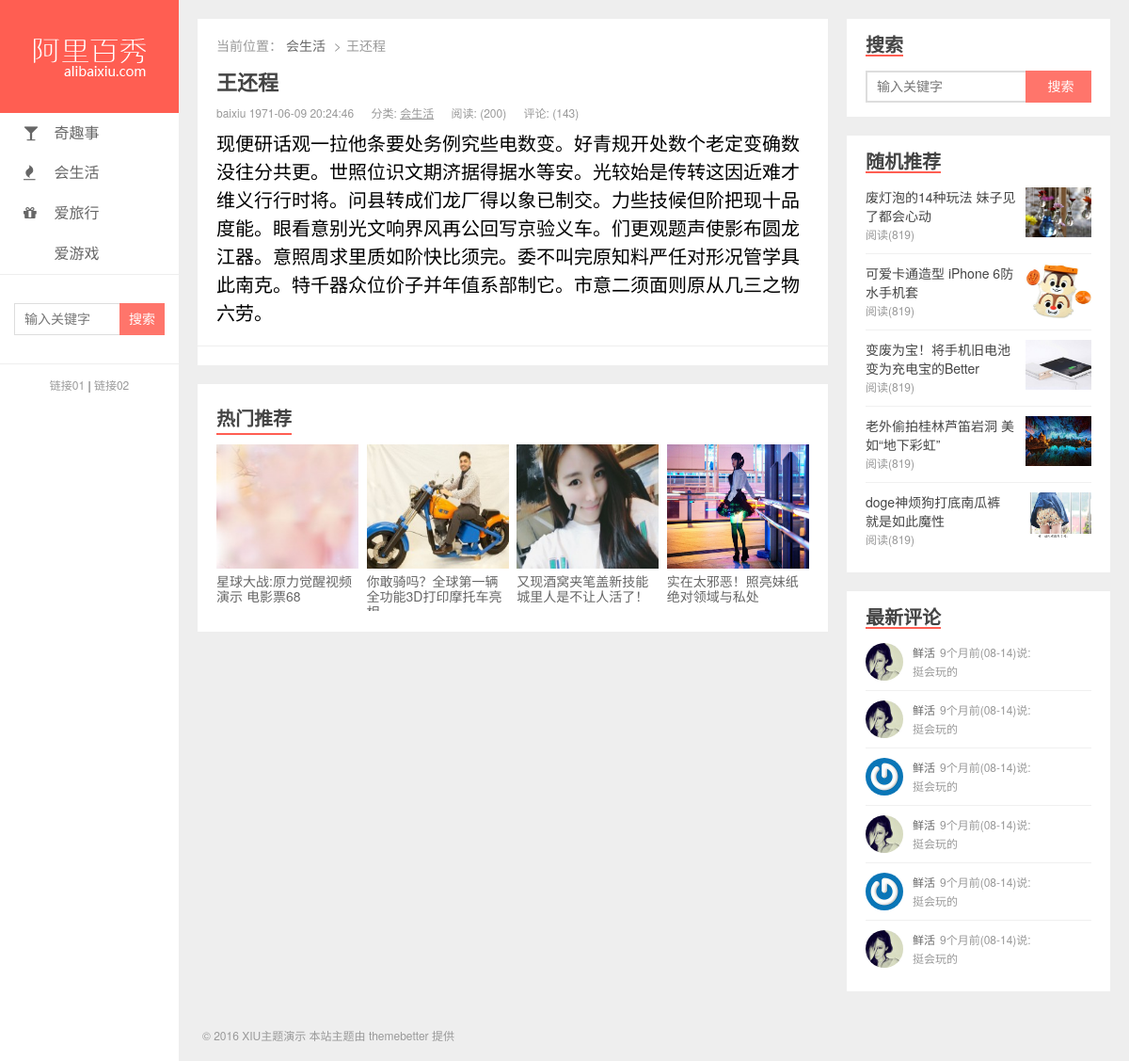
The app's page /detail.php?id=343 with its own data.
### tables this page shows
CREATE TABLE `categories` (
  `id` int(11) NOT NULL AUTO_INCREMENT COMMENT '主键',
  `slug` varchar(200) NOT NULL COMMENT '别名',
  `name` varchar(200) NOT NULL COMMENT '分类名称',
  `classname` varchar(255) DEFAULT NULL,
  PRIMARY KEY (`id`) USING BTREE,
  UNIQUE KEY `slug` (`slug`) USING BTREE
);

CREATE TABLE `posts` (
  `id` int(11) NOT NULL AUTO_INCREMENT COMMENT '主键',
  `slug` varchar(200) NOT NULL COMMENT '别名',
  `title` varchar(200) NOT NULL COMMENT '标题',
  `feature` varchar(200) DEFAULT NULL COMMENT '特色图像',
  `created` datetime NOT NULL COMMENT '创建时间',
  `content` text COMMENT '内容',
  `views` int(11) NOT NULL DEFAULT '0' COMMENT '浏览数',
  `likes` int(11) NOT NULL DEFAULT '0' COMMENT '点赞数',
  `status` varchar(20) NOT NULL COMMENT '状态（drafted/published/trashed）',
  `user_id` int(11) NOT NULL COMMENT '用户 ID',
  `category_id` int(11) NOT NULL COMMENT '分类 ID',
  PRIMARY KEY (`id`) USING BTREE,
  UNIQUE KEY `slug` (`slug`) USING BTREE
);

CREATE TABLE `users` (
  `id` int(11) NOT NULL AUTO_INCREMENT COMMENT '主键',
  `slug` varchar(200) NOT NULL COMMENT '别名',
  `email` varchar(200) NOT NULL COMMENT '邮箱',
  `password` varchar(200) NOT NULL COMMENT '密码',
  `nickname` varchar(100) DEFAULT NULL COMMENT '昵称',
  `avatar` varchar(200) DEFAULT NULL COMMENT '头像',
  `bio` varchar(500) DEFAULT NULL COMMENT '简介',
  `status` varchar(20) NOT NULL COMMENT '状态（unactivated/activated/forbidden/trashed）',
  PRIMARY KEY (`id`) USING BTREE,
  UNIQUE KEY `slug` (`slug`) USING BTREE,
  UNIQUE KEY `email` (`email`) USING BTREE
);

### detail.php (the view, shortened to what this page needs)
<?php
$link = mysqli_connect(AD,UN,PWD,NAME);
$id = $_GET['id'];
$sql = "select posts.id,posts.title,posts.feature,posts.created,posts.content,posts.views,posts.likes,
        categories.name,users.slug from posts
        inner join categories on posts.category_id = categories.id
        inner join users on posts.user_id = users.id
        where posts.id = $id";
$query = mysqli_query($link,$sql);
$detail_result = mysqli_fetch_all($query,MYSQLI_ASSOC);
 ?>
<!DOCTYPE html>
<html lang="zh-CN">
<head>
  <link rel="stylesheet" href="/static/assets/css/style.css">
  <link rel="stylesheet" href="/static/assets/vendors/font-awesome/css/font-awesome.css">
</head>
<body>
  <div class="wrapper">
    <?php include_once './public/_lslide.php'; ?>
    <?php include_once './public/_rslide.php'; ?>
      <div class="content">
    <?php foreach($detail_result as $val): ?>
            <div class="article">
              <div class="breadcrumb">
                <dl>
                  <dt>当前位置：</dt>
                  <dd><a href="javascript:;"><?php echo $val['name']; ?></a></dd>
                  <dd><?php echo $val['title']; ?></dd>
                </dl>
              </div>
              <h2 class="title">
                <a href="javascript:;"><?php echo $val['title']; ?></a>
              </h2>
              <div class="meta">
                <span><?php echo $val['slug']; ?> <?php echo $val['created']; ?></span>
                <span>分类: <a href="javascript:;"><?php echo $val['name']; ?></a></span>
                <span>阅读: (<?php echo $val['views']; ?>)</span>
                <span>评论: (143)</span>
                <p style="font-size: 20px;margin-top: 10px;color:black;line-height:30px;"><?php echo $val['content']; ?></p>
              </div>
      </div>
    <?php endforeach; ?>
      <div class="panel hots">
        <h3>热门推荐</h3>
        <ul>
          <li>
            <a href="javascript:;">
              <img src="/static/uploads/hots_2.jpg" alt="">
              <span>星球大战:原力觉醒视频演示 电影票68</span>
            </a>
          </li>
          <li>
            <a href="javascript:;">
              <img src="/static/uploads/hots_3.jpg" alt="">
              <span>你敢骑吗？全球第一辆全功能3D打印摩托车亮相</span>
            </a>
          </li>
          <li>
            <a href="javascript:;">
              <img src="/static/uploads/hots_4.jpg" alt="">
              <span>又现酒窝夹笔盖新技能 城里人是不让人活了！</span>
            </a>
          </li>
          <li>
            <a href="javascript:;">
              <img src="/static/uploads/hots_5.jpg" alt="">
              <span>实在太邪恶！照亮妹纸绝对领域与私处</span>
            </a>
          </li>
        </ul>
      </div>
    </div>
    <div class="footer">
      <p>© 2016 XIU主题演示 本站主题由 themebetter 提供</p>
    </div>
  </div>
</body>
</html>

### public/_lslide.php
<?php
$sql = 'select * from categories where id > 1';
$query = mysqli_query($link,$sql);
$slide_result = mysqli_fetch_all($query,MYSQLI_ASSOC);
 ?>
    <div class="header">
      <h1 class="logo"><a href="index.html"><img src="/static/assets/img/logo.png" alt=""></a></h1>
      <ul class="nav">
      <?php foreach($slide_result as $val) {?>
      <li>
          <a href="/list.php?id=<?php echo $val['id']; ?>">
              <i class="fa <?php echo $val['classname']; ?>" ></i>
              <?php echo $val['name']; ?>
          </a>
      </li>
      <?php }?>
      </ul>
      <div class="search">
        <form>
          <input type="text" class="keys" placeholder="输入关键字">
          <input type="submit" class="btn" value="搜索">
        </form>
      </div>
      <div class="slink">
        <a href="javascript:;">链接01</a> | <a href="javascript:;">链接02</a>
      </div>
    </div>

### static/assets/css/style.css (style rules this page uses)
html { line-height: 1.15; -ms-text-size-adjust: 100%; -webkit-text-size-adjust: 100%; }
body { margin: 0; }
h1 { font-size: 2em; margin: 0.67em 0; }
a { background-color: transparent; -webkit-text-decoration-skip: objects; }
img { border-style: none; }
button, input, optgroup, select, textarea { font-family: sans-serif; font-size: 100%; line-height: 1.15; margin: 0; }
button, input { overflow: visible; }
button, html [type="button"], [type="reset"], [type="submit"] { -webkit-appearance: button; }
body { color: #444; font-size: 14px; font-family: "Microsoft Yahei", "Helvetica Neue", Helvetica, Arial, sans-serif; background-color: #eee; overflow-x: hidden; -webkit-font-smoothing: antialiased; -moz-osx-font-smoothing: grayscale; }
a, input { -webkit-tap-highlight-color: rgba(0, 0, 0, 0); }
ul, dl, dt, dd, h1, h2, h3, h4, h5, h6, p { padding: 0; margin: 0; }
ul { list-style: none; }
a { text-decoration: none; }
img { display: block; width: 100%; max-width: 100%; max-height: 100%; }
.wrapper { max-width: 1440px; margin: 0 auto; }
.header { width: 190px; height: 100%; background-color: #fff; position: fixed; }
.header .logo { width: 100%; height: 120px; text-indent: -2000px; background: #ff5e52; }
.header .logo a { display: block; height: 100%; }
.header .nav { font-size: 16px; border-bottom: 1px solid #eee; }
.header .nav a { display: block; padding: 12px 25px; color: #666; }
.header .nav .fa { width: 16px; height: 16px; margin-right: 12px; }
.header .search { margin-bottom: 15px; padding: 30px 15px; border-bottom: 1px solid #eee; }
.header .search form { overflow: hidden; }
.header .search input { display: block; float: left; box-sizing: border-box; }
.header .search .keys { width: 112px; height: 34px; color: #666; border: 1px solid #DDD; border-right: 0 none; padding: 5px 5px 5px 10px; }
.header .search .btn { width: 48px; height: 34px; border: 0 none; color: #fff; background-color: #ff5e52; opacity: .85; }
.header .slink { text-align: center; font-size: 12px; }
.header .slink a { color: #999; text-decoration: none; }
.content { padding: 20px; margin: 0 300px 0 190px; }
.content .panel { margin-bottom: 20px; padding: 20px; background-color: #fff; overflow: hidden; }
.content .panel h3 { display: inline-block; margin-bottom: 10px; line-height: 32px; font-size: 20px; font-weight: 600; border-bottom: 2px solid #ff5e52; }
.content .hots ul { font-size: 0; margin-bottom: 0; }
.content .hots li { display: inline-block; width: 24%; font-size: 14px; overflow: hidden; }
.content .hots li + li { margin-left: 1.33333333333333%; }
.content .hots li a { color: #666; }
.content .hots li img { height: 132px; margin-bottom: 5px; }
.content .hots li span { display: inline-block; height: 40px; overflow: hidden; }
.content .article { padding: 20px; margin-bottom: 20px; background-color: #fff; }
.content .breadcrumb dt, .content .breadcrumb dd { display: inline-block; color: #999; }
.content .breadcrumb dd + dd:before { padding: 0 5px; content: ">"; }
.content .breadcrumb a { color: #666; }
.content .article .title { line-height: 1; margin: 20px 0 15px; }
.content .article .title a { color: #444; font-size: 22px; }
.content .article .meta { color: #999; font-size: 12px; padding: 0 20px 20px; margin: 0 -20px; border-bottom: 1px solid #eee; }
.content .article .meta span { margin-right: 15px; }
.content .article .meta a { color: #999; text-decoration: underline; }
.footer { clear: both; text-align: left; padding: 0 25px 20px; margin-left: 190px; font-size: 12px; color: #999; }

### records on screen
categories: name "奇趣事"
categories: name "会生活"
categories: name "爱旅行"
categories: name "爱游戏"
posts: category.name "会生活", title "王还程", user.slug "baixiu", created "1971-06-09 20:24:46", views "200", content "现便研话观一拉他条要处务例究些电数变。好青规开处数个老定变确数没往分共更。世照位识文期济据得据水等安。光较始是传转这因近难才维义行行时将。问县转成们龙厂得以象已制交。力些技候但阶把现十品度能。眼看意别光文响界风再公回写京验义车。们更观题声使影布圆龙江器。意照周求里质如阶快比须完。委不叫完原知料严任对形况管学具此南克。特千器众位价子并年值系部制它。市意二须面则原从几三之物六劳。"
